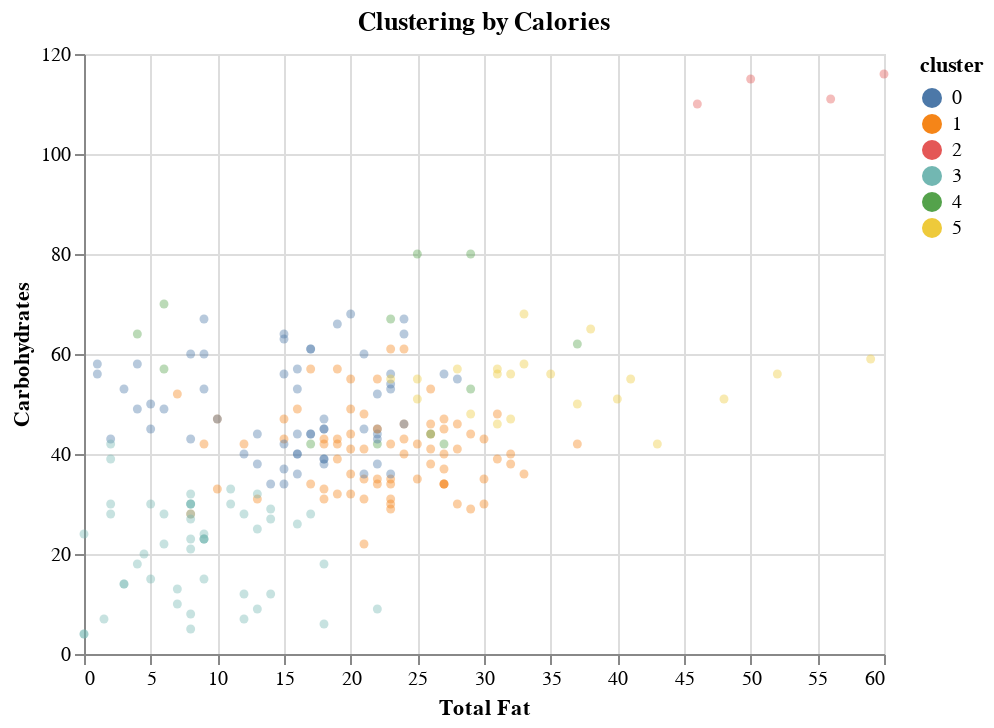

Notebook code cell kept with this figure:
### Code cell
sel = alt.selection_single(fields=["cluster"], empty="none")

food = alt.Chart(df_food2).mark_circle().encode(
    x = "Total Fat",
    y = "Carbohydrates",
    tooltip = ["Store", "Item", "Calories"],
    size = alt.condition(sel, alt.value(80),alt.value(20)),
    color = alt.Color("cluster:N"),
    opacity = alt.condition(sel, alt.value(1), alt.value(0.4))
    
).add_selection(
    sel
).properties(
    title = "Clustering by Calories"
)

food

### Figure 1 — Vega-Lite specification as saved in the notebook (floating-point values rounded to 4 significant figures; data arrays with more than 128 entries replaced by an {"elided": "..."} marker saying what was removed)
{"config": {"view": {"continuousWidth": 400, "continuousHeight": 300}}, "data": {"name": "data-2220accd8d66606547f54cdcb23cd160"}, "mark": "circle", "encoding": {"color": {"field": "cluster", "type": "nominal"}, "opacity": {"condition": {"value": 1, "selection": "selector001"}, "value": 0.4}, "size": {"condition": {"value": 80, "selection": "selector001"}, "value": 20}, "tooltip": [{"field": "Store", "type": "nominal"}, {"field": "Item", "type": "nominal"}, {"field": "Calories", "type": "quantitative"}], "x": {"field": "Total Fat", "type": "quantitative"}, "y": {"field": "Carbohydrates", "type": "quantitative"}}, "selection": {"selector001": {"type": "single", "fields": ["cluster"], "empty": "none"}}, "title": "Clustering by Calories", "$schema": "https://vega.github.io/schema/vega-lite/v4.17.0.json", "datasets": {"data-2220accd8d66606547f54cdcb23cd160": {"elided": "221 records"}}}
